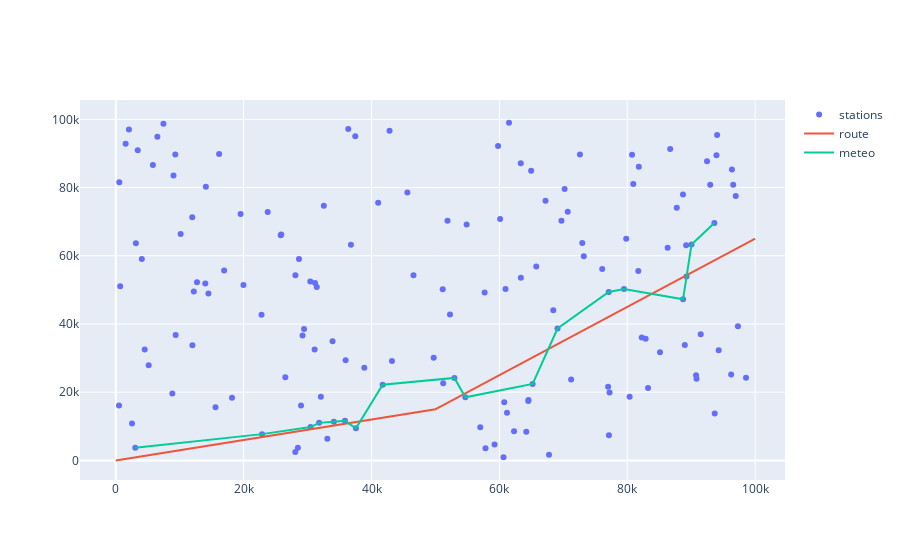

Here is the notebook cell this chart was saved with:
### Code cell
fig = go.Figure()

# Add traces
fig.add_trace(go.Scatter(x=stations[:,0], y=stations[:,1],
                    mode='markers',
                    name='stations'))
fig.add_trace(go.Scatter(x=plane_route[:,0], y=plane_route[:,1],
                    mode='lines',
                    name='route'))
fig.add_trace(go.Scatter(x=path[:,0], y=path[:,1],
                    mode='lines',
                    name='meteo'))
